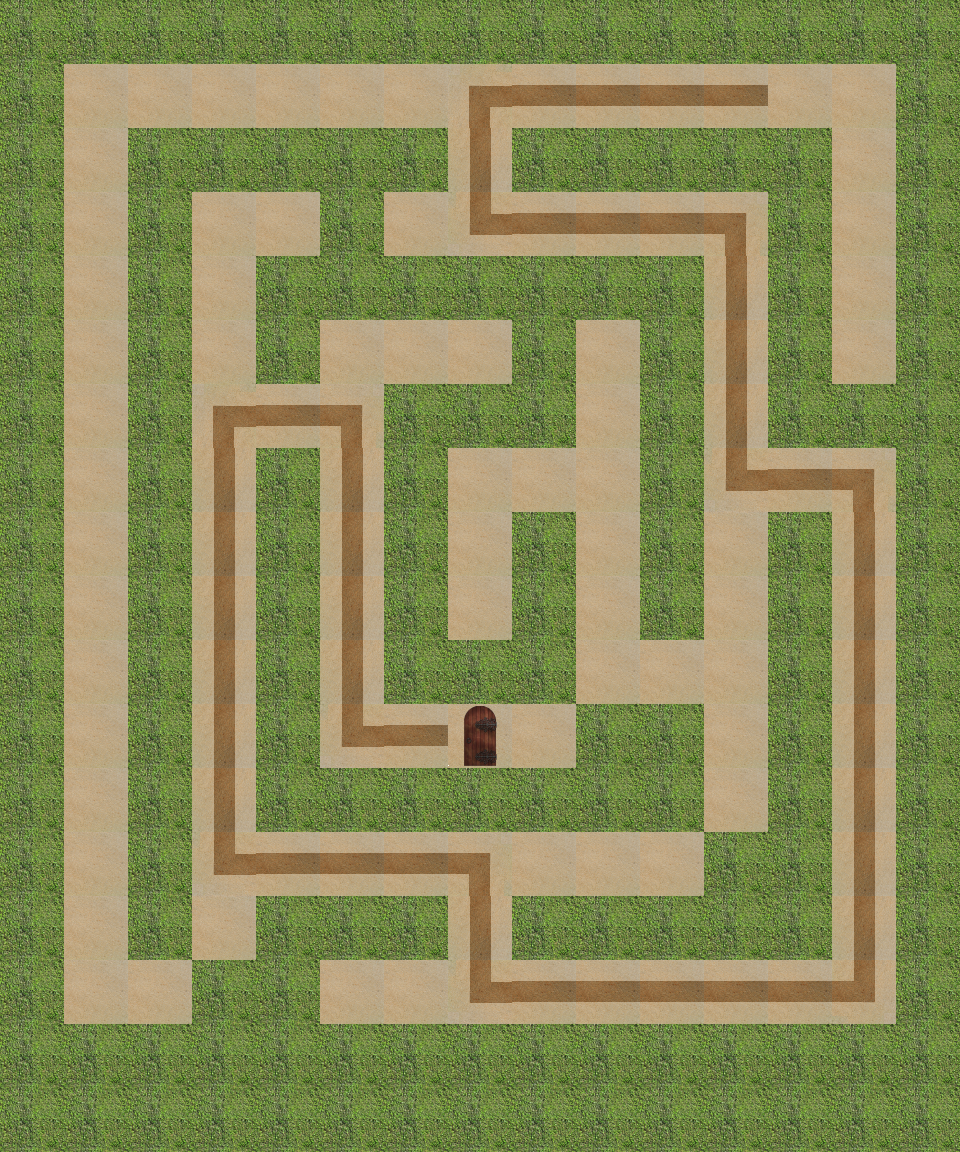

A 2D game scene composited from a Tiled map and its tileset images. What follows is a short description and the map's XML, with each tile layer's data collapsed to a summary:
An orthogonal 15x18 tile map with 64x64 px tiles, 4 tile layers (path, wall, hint, end), 1 hidden layer not drawn.

<map version="1.0" orientation="orthogonal" renderorder="right-down" width="15" height="18" tilewidth="64" tileheight="64">
 <properties>
  <property name="bestTimePossible" value="16.55" />
  <property name="viewSize" value="5" />
 </properties>
 <tileset firstgid="1" name="sandbush" tilewidth="64" tileheight="64">
  <image source="sandbush.png" width="256" height="192" />
 </tileset>
 <layer name="path" width="15" height="18">
  <data>[270 cells, 111 non-empty, 1 distinct tile ids]</data>
 </layer>
 <layer name="wall" width="15" height="18">
  <data>[270 cells, 159 non-empty, 1 distinct tile ids]</data>
 </layer>
 <layer name="hint" width="15" height="18">
  <data>[270 cells, 52 non-empty, 6 distinct tile ids]</data>
 </layer>
 <layer name="start" width="15" height="18" visible="0">
  <data>[270 cells, 1 non-empty, 1 distinct tile ids]</data>
 </layer>
 <layer name="end" width="15" height="18">
  <data>[270 cells, 1 non-empty, 1 distinct tile ids]</data>
 </layer>
</map>
